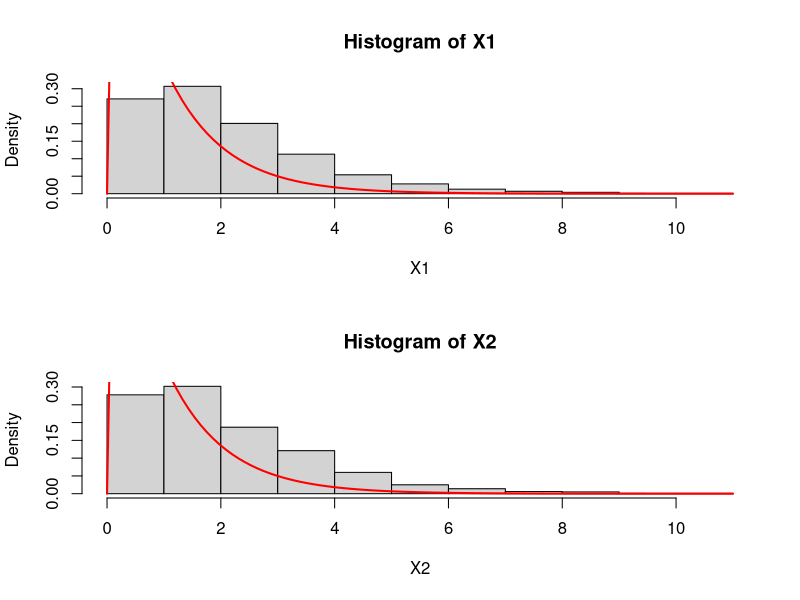
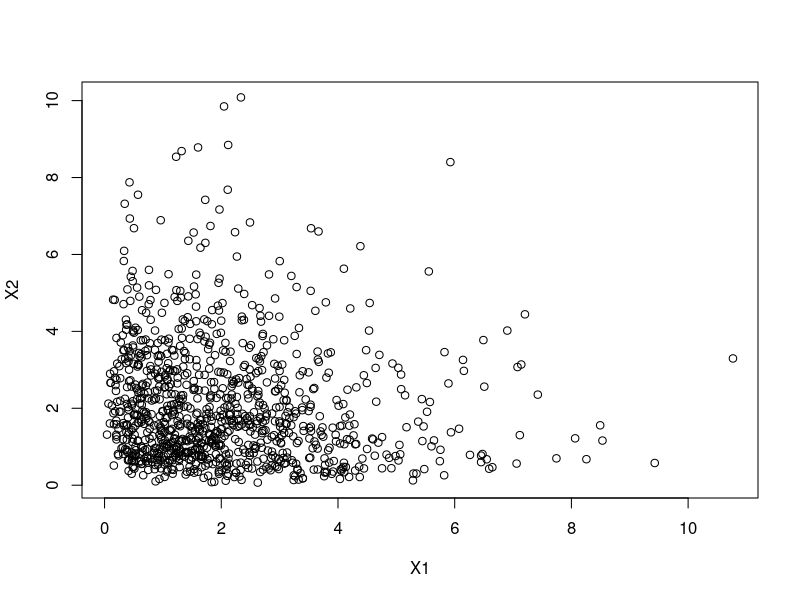
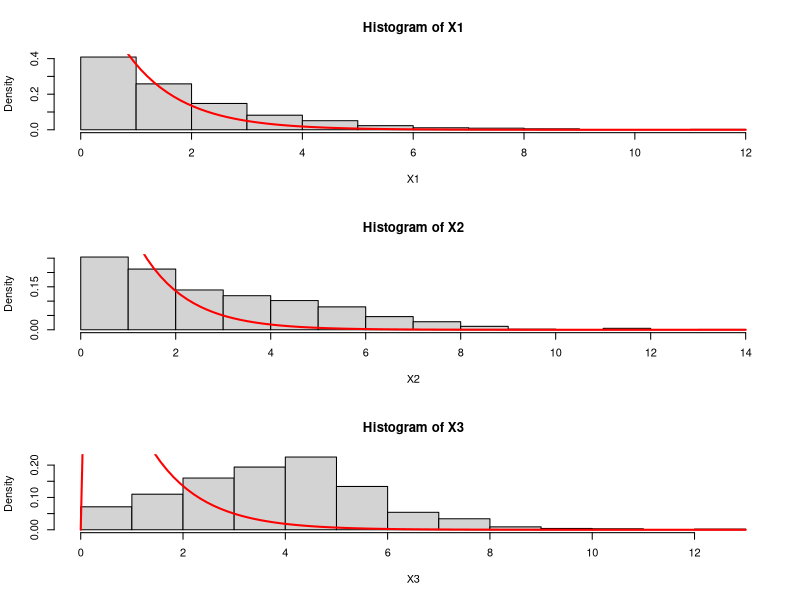
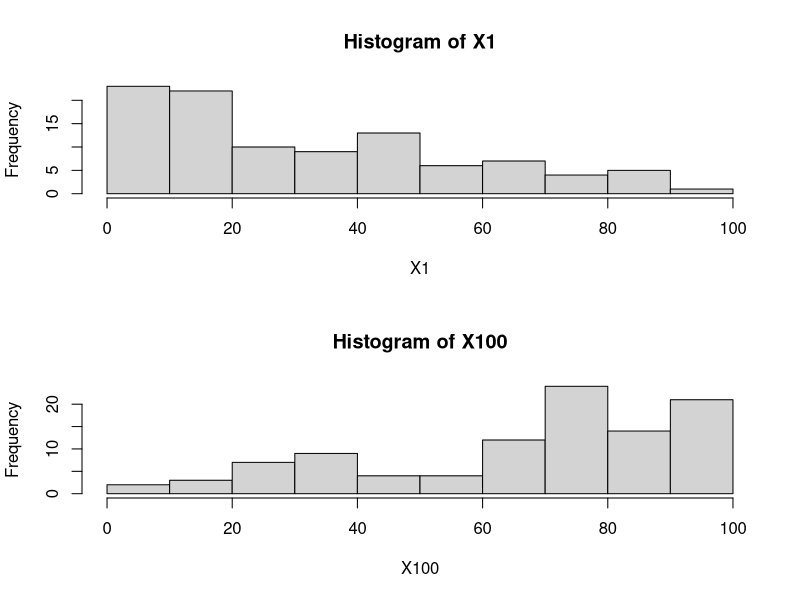

The R source for these figures, in order:
##################################################################
# MCMC Examples
#
# Will Daewook Kwon - will.dw.kwon@gmail.com
##################################################################

# Example_1:
# Explain how to use a MCMC to generate the value of a rnadom vector 
# X1 ~ X10 whose distr is approximately the conditional distr of
# 10 independent exponential random variables with common mean 1
# given that prod(Xi)(i=1~10) > 20
##################################################################
rm(list=ls());set.seed(06092014)


## Initial Value
x0=c(a=1.5,b=1.5,c=1.5,d=1.5,e=1.5,f=1.5,g=1.5,h=1.5,i=1.5,j=1.5)
sample=as.matrix(x0)

repeat{
	## Proposal such that prod(x1~x10)>20
	proposal=0
	while(prod(proposal)<20){
		proposal<-rexp(10,1/1.5)
	}
	
	pronext=(1/1.5)^10*exp(-(1/1.5)*sum(proposal))
	propre=(1/1.5)^10*exp((-1/1.5)*sum(sample[,dim(sample)[2]]))
	pdfnext=exp(-sum(proposal))
	pdfpre=exp(-sum(sample[,dim(sample)[2]]))
	
	## Acceptance Ratio
	accpet=min(1,(pdfnext*propre)/(pdfpre*pronext))
	if(runif(1)<accpet){sample<-cbind(sample,proposal)}
	
	if(dim(sample)[2]==1000) {break}
}

X1=sample[1,];X2=sample[2,];par(mfcol=c(2,1))
hist(X1,10,freq=F);curve(dexp(x,1),add=T,col="red",lwd=2)
hist(X2,10,freq=F);curve(dexp(x,1),add=T,col="red",lwd=2)
par(mfcol=c(1,1));plot(X1,X2);cor(X1,X2)




##################################################################
# Example_2:
# Let Xi, i = 1,2,3 be independent exponentials with mean 1. 
# Run a simulation study to estimate
# E[X1+2X2+3X3 / X1+2X2+3X3 > 15]
##################################################################
rm(list=ls());set.seed(06092014)


## Set the initial Value
x0=c(X1=2,X2=2,X3=2); sample=as.matrix(x0)

repeat{
	proposal=c(0,0,0)
	while(proposal[1]+2*proposal[2]+3*proposal[3]<15){    ## Proposal such that Sum(X1+2X2+3X3)>15
		proposal<-rexp(3,1/2)
	}
	
	pronew=(1/2)^10*exp(-(1/2)*sum(proposal))    ## For calculating the acceptance ratio
	proold=(1/2)^10*exp((-1/2)*sum(sample[,dim(sample)[2]]))
	pdfnew=exp(-sum(proposal))
	pdfold=exp(-sum(sample[,dim(sample)[2]]))
	
	accpet=min(1,(pdfnew*proold)/(pdfold*pronew))    ## Acceptance Ratio
	if(runif(1)<accpet){sample<-cbind(sample,proposal)}
	
	if(dim(sample)[2]==1000) {break}    ## Collect 1000 samples
}

X1=sample[1,];X2=sample[2,];X3=sample[3,];par(mfcol=c(3,1))
hist(X1,10,freq=F);curve(dexp(x,1),add=T,col="red",lwd=2)
hist(X2,10,freq=F);curve(dexp(x,1),add=T,col="red",lwd=2)
hist(X3,10,freq=F);curve(dexp(x,1),add=T,col="red",lwd=2)

mean(X1+2*X2+3*X3)




##################################################################
# Example_3:
# Use the SIR algorithm to generate a permuation of 1, 2, .. 100
# whose distr is approximately that of a random permutation 
# X1 ~X100 conditioned on the event that sum(j*Xj) > 285,000
##################################################################
rm(list=ls()); set.seed(06092014)


start<-1:100; weight<-1:100; set<-list() 
## Generate 1000 sets of permutations such that the condition is satisfied
repeat{
	vector=0
	while(sum(vector*weight)<285000){
		vector<-sample(start,100,replace=F)
	}
	set[[length(set)+1]]<-vector
	if(length(set)==1000) {break}
}

## x is chosen with prob=1/length(set)
collect<-rep(0,1000)
for(i in 1:100){
	index<-sample(1:1000,1)
	collect<-rbind(collect,set[[index]])
}

## Extract X1 and X100
X1<-collect[-1,1]; X100<-collect[-1,100]
summary(X1);summary(X100);var(X1);var(X100)
par(mfcol=c(2,1))
hist(X1);hist(X100)
